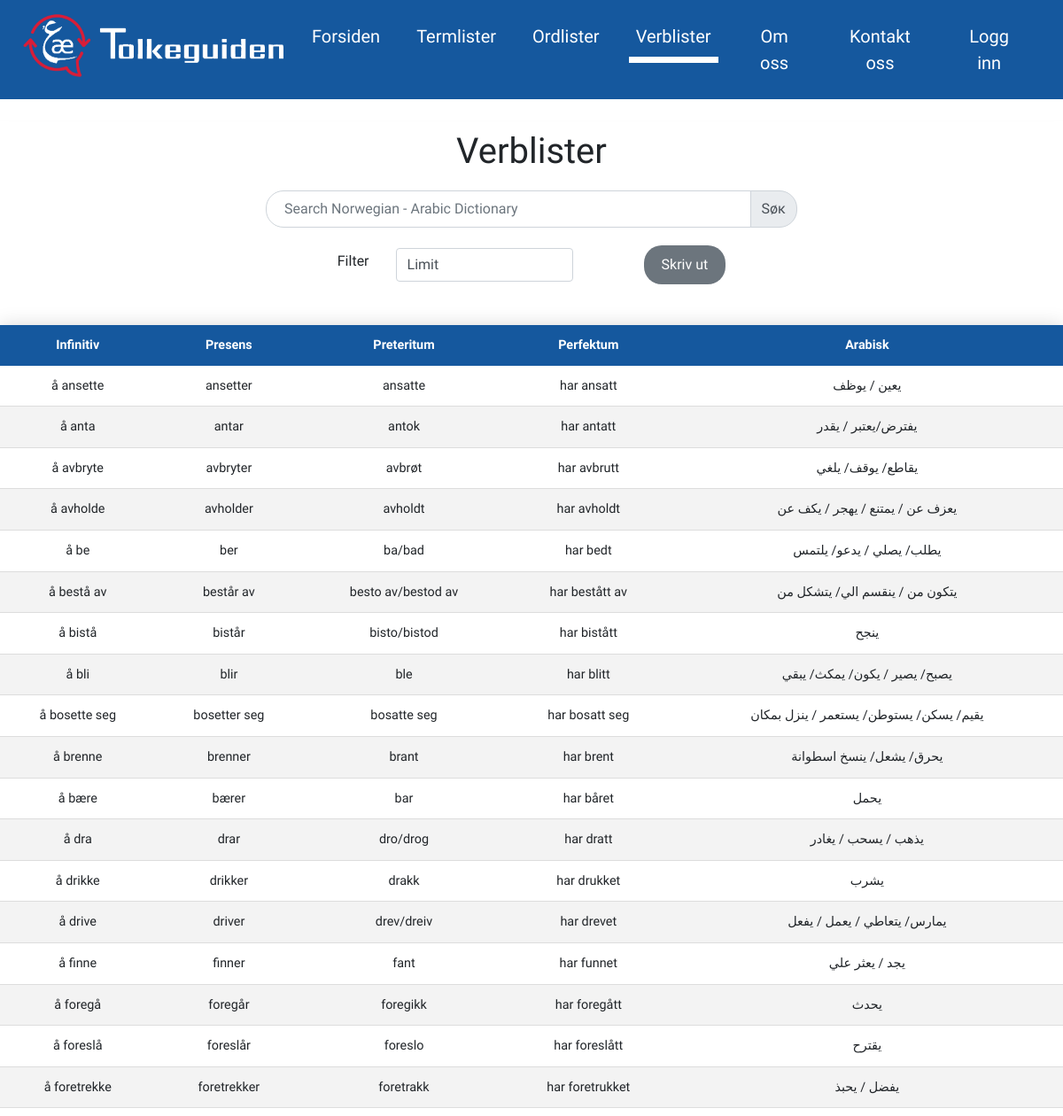
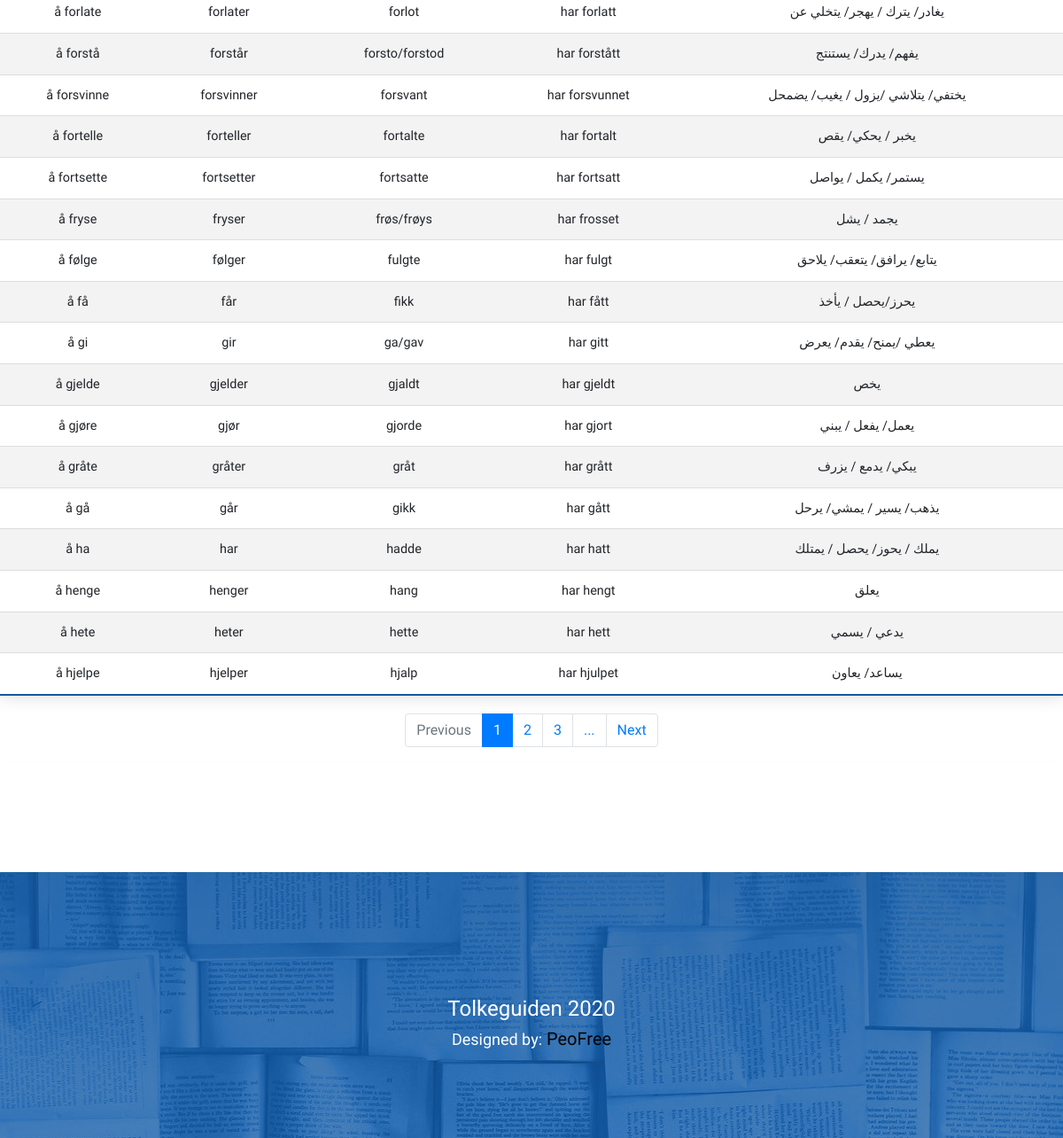
/verblistet.php, run on the app's committed database (2 pictures, top to bottom).
### tables this page shows
CREATE TABLE `verb` (
  `id` int(25) NOT NULL,
  `Form1` text NOT NULL,
  `Form2` text NOT NULL,
  `Form3` text NOT NULL,
  `Form4` text NOT NULL,
  `Arabic` text NOT NULL,
  `notes` text NOT NULL
);

### handlers/data.php (the view, shortened to what this page needs)
<?php
class dataFetch{
    private $connection;
    private $tableName;
    private $page;
    private $limit;
    public function __construct($connection,$tableName,$limit,$page){
        $this->connection = $connection;
        $this->tableName = $tableName;
        $this->page= $page;
        $this->limit= $limit;
    }
    public function getData(){
        $start = ($this->page - 1) * $this->limit;
        $rows = $this->connection->query("SElECT * FROM $this->tableName LIMIT $start, $this->limit");
        $data = $rows->fetch_all(MYSQLI_ASSOC);
        $str ="";
        if(isset($_SESSION["username"])){
            if($this->tableName == "verb"){
                foreach($data as $item){
                    $form1 = $item["Form1"];
                    $form2 = $item["Form2"];
                    $form3 = $item["Form3"];
                    $form4 = $item["Form4"];
                    $arabic = $item["Arabic"];
                    $id = $item["id"];
                    $str .= "<tr>
                    <td>$form1</td>
                    <td>$form2</td>
                    <td>$form3</td>
                    <td>$form4</td>
                    <td>$arabic</td>
                    <td><button class='del_word' id='$this->tableName.$id'>X</button></td>
                </tr>";
                }
            }else{
                foreach($data as $item){
                    $norwegian = $item["Norwegian"];
                    $arabic = $item["Arabic"];
                    $id = $item["id"];
                    $str .= "<tr>
                    <td>$norwegian</td>
                    <td>$arabic</td>
                    <td><button class='del_word' id='$this->tableName.$id'>X</button></td>
                </tr>";
                }
            }
        }else{
            if($this->tableName == "verb"){
                foreach($data as $item){
                    $form1 = $item["Form1"];
                    $form2 = $item["Form2"];
                    $form3 = $item["Form3"];
                    $form4 = $item["Form4"];
                    $arabic = $item["Arabic"];
                    $str .= "<tr>
                    <td>$form1</td>
                    <td>$form2</td>
                    <td>$form3</td>
                    <td>$form4</td>
                    <td>$arabic</td>
                </tr>";
                }
            }
        }
        echo $str;
    }
    public function getPagesNumber(){
        $counter =$this->connection->query("SELECT count(id) AS id FROM $this->tableName");
        $wordnum = $counter->fetch_all(MYSQLI_ASSOC);
        $total = $wordnum[0]["id"];
        $pages =ceil($total/$this->limit);
        $previous = $this->page - 1;
        $next = $this->page + 1;
        $previousDisabled= ($previous == 0)? "disabled":"";
        $nextDisabled = ($next == $pages+1)? "disabled" : "";
        $pageNum ="";
        if($this->page > 1 && $this->page <= $pages - 1){
            ($this->page>2)?$pageNum .= "<li class='page-item'><a class='page-link'>...</a></li>":"";
            for($i=$this->page -1;$i<=$this->page+1;$i++){
                if($i == $this->page){
                $pageNum .= "<li class='page-item active'><a href='javascript:loadWords($i)' class='page-link'>$i</a></li>";
                }else{
                $pageNum .= "<li class='page-item'><a href='javascript:loadWords($i)' class='page-link'>$i</a></li>";
                }
            }
            ($this->page<$pages - 1)?$pageNum .= "<li class='page-item'><a class='page-link'>...</a></li>":"";
        }elseif($this->page == 1){
            for($i=1;$i<=$pages;$i++){
                $count ++;
                if($i == $this->page){
                $pageNum .= "<li class='page-item active'><a href='javascript:loadWords($i)' class='page-link'>$i</a></li>";
                }else{
                $pageNum .= "<li class='page-item'><a href='javascript:loadWords($i)' class='page-link'>$i</a></li>";
                }
                if($count == 3){
                    break;
                }
            }
            ($pages > 3)?$pageNum .= "<li class='page-item'><a class='page-link'>...</a></li>":"";
        }
        echo "<li class='page-item $previousDisabled'><a href='javascript:loadWords($previous)' class='page-link'>Previous</a></li>".$pageNum."<li class='page-item $nextDisabled'><a href='javascript:loadWords($next)' class='page-link'>Next</a></li>";
    }
}
?>

### assets/css/style.css (style rules this page uses)
* { font-family: 'Mada', sans-serif!important; }
* { margin: 0; padding:0; text-decoration: none !important; }
:root { --red: #FF4B55; --blue:#15589E !important; --white:#fff; --grey:#707070; --green:#009530; }
.results-table th, .results-table td { padding: 12px 15px; }
.results-table tbody tr { border-bottom: 1px solid #dddddd; }
.results-table tbody tr:nth-of-type(even) { background-color: #f3f3f3; }
.results-table tbody tr:last-of-type { border-bottom: 2px solid var(--blue); }

### assets/css/printing.css (style rules this page uses)
body { background-image: url("https://thumbs.dreamstime.com/b/black-friday-text-background-vector-pattern-special-offers-repeating-red-over-white-121291947.jpg") !important; }

### data on the page
verb: Form1 "å ansette", Form2 "ansetter", Form3 "ansatte", Form4 "har ansatt", Arabic "يعين / يوظف"
verb: Form1 "å anta", Form2 "antar", Form3 "antok", Form4 "har antatt", Arabic "يفترض/يعتبر / يقدر"
verb: Form1 "å avbryte", Form2 "avbryter", Form3 "avbrøt", Form4 "har avbrutt", Arabic "يقاطع/ يوقف/ يلغي"
verb: Form1 "å avholde", Form2 "avholder", Form3 "avholdt", Form4 "har avholdt", Arabic "يعزف عن / يمتنع / يهجر / يكف عن"
verb: Form1 "å be", Form2 "ber", Form3 "ba/bad", Form4 "har bedt", Arabic "يطلب/ يصلي / يدعو/ يلتمس"
verb: Form1 "å bestå av", Form2 "består av", Form3 "besto av/bestod av", Form4 "har bestått av", Arabic "يتكون من / ينقسم الي/ يتشكل من"
verb: Form1 "å bistå", Form2 "bistår", Form3 "bisto/bistod", Form4 "har bistått", Arabic "ينجح"
verb: Form1 "å bli", Form2 "blir", Form3 "ble", Form4 "har blitt", Arabic "يصبح/ يصير / يكون/ يمكث/ يبقي"
verb: Form1 "å bosette seg", Form2 "bosetter seg", Form3 "bosatte seg", Form4 "har bosatt seg", Arabic "يقيم/ يسكن/ يستوطن/ يستعمر / ينزل بمكان"
verb: Form1 "å brenne", Form2 "brenner", Form3 "brant", Form4 "har brent", Arabic "يحرق/ يشعل/ ينسخ اسطوانة"
verb: Form1 "å bære", Form2 "bærer", Form3 "bar", Form4 "har båret", Arabic "يحمل"
verb: Form1 "å dra", Form2 "drar", Form3 "dro/drog", Form4 "har dratt", Arabic "يذهب / يسحب / يغادر"
verb: Form1 "å drikke", Form2 "drikker", Form3 "drakk", Form4 "har drukket", Arabic "يشرب"
verb: Form1 "å drive", Form2 "driver", Form3 "drev/dreiv", Form4 "har drevet", Arabic "يمارس/ يتعاطي / يعمل / يفعل"
verb: Form1 "å finne", Form2 "finner", Form3 "fant", Form4 "har funnet", Arabic "يجد / يعثر علي"
verb: Form1 "å foregå", Form2 "foregår", Form3 "foregikk", Form4 "har foregått", Arabic "يحدث"
verb: Form1 "å foreslå", Form2 "foreslår", Form3 "foreslo", Form4 "har foreslått", Arabic "يقترح"
verb: Form1 "å foretrekke", Form2 "foretrekker", Form3 "foretrakk", Form4 "har foretrukket", Arabic "يفضل / يحبذ"
verb: Form1 "å forlate", Form2 "forlater", Form3 "forlot", Form4 "har forlatt", Arabic "يغادر/ يترك / يهجر/ يتخلي عن"
verb: Form1 "å forstå", Form2 "forstår", Form3 "forsto/forstod", Form4 "har forstått", Arabic "يفهم/ يدرك/ يستنتج"
verb: Form1 "å forsvinne", Form2 "forsvinner", Form3 "forsvant", Form4 "har forsvunnet", Arabic "يختفي/ يتلاشي /يزول / يغيب/ يضمحل"
verb: Form1 "å fortelle", Form2 "forteller", Form3 "fortalte", Form4 "har fortalt", Arabic "يخبر / يحكي/ يقص"
verb: Form1 "å fortsette", Form2 "fortsetter", Form3 "fortsatte", Form4 "har fortsatt", Arabic "يستمر/ يكمل / يواصل"
verb: Form1 "å fryse", Form2 "fryser", Form3 "frøs/frøys", Form4 "har frosset", Arabic "يجمد / يشل"
verb: Form1 "å følge", Form2 "følger", Form3 "fulgte", Form4 "har fulgt", Arabic "يتابع/ يرافق/ يتعقب/ يلاحق"
verb: Form1 "å få", Form2 "får", Form3 "fikk", Form4 "har fått", Arabic "يحرز/يحصل / يأخذ"
verb: Form1 "å gi", Form2 "gir", Form3 "ga/gav", Form4 "har gitt", Arabic "يعطي /يمنح/ يقدم/ يعرض"
verb: Form1 "å gjelde", Form2 "gjelder", Form3 "gjaldt", Form4 "har gjeldt", Arabic "يخص"
verb: Form1 "å gjøre", Form2 "gjør", Form3 "gjorde", Form4 "har gjort", Arabic "يعمل/ يفعل / يبني"
verb: Form1 "å gråte", Form2 "gråter", Form3 "gråt", Form4 "har grått", Arabic "يبكي/ يدمع / يزرف"
verb: Form1 "å gå", Form2 "går", Form3 "gikk", Form4 "har gått", Arabic "يذهب/ يسير / يمشي/ يرحل"
verb: Form1 "å ha", Form2 "har", Form3 "hadde", Form4 "har hatt", Arabic "يملك / يحوز/ يحصل / يمتلك"
verb: Form1 "å henge", Form2 "henger", Form3 "hang", Form4 "har hengt", Arabic "يعلق"
verb: Form1 "å hete", Form2 "heter", Form3 "hette", Form4 "har hett", Arabic "يدعي / يسمي"
verb: Form1 "å hjelpe", Form2 "hjelper", Form3 "hjalp", Form4 "har hjulpet", Arabic "يساعد/ يعاون"
